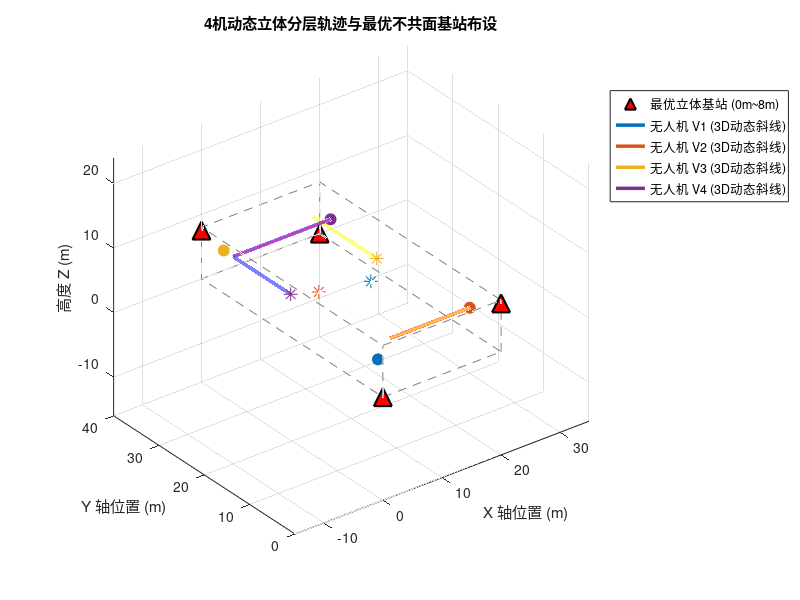

MATLAB code to generate this figure:
% =========================================================================
% generate_data_3D.m (CMLKF 几何最优化版)
% 3D多车(无人机行为) UWB/IMU 协同定位仿真数据生成脚本
% 空间范围：20m x 40m x 8m (高度严格控制在 2m ~ 7m)
% 优化重点：重构基站最大立体非对称拓扑，以及无人机群多高度层动态斜线协同轨迹
% =========================================================================
clc; clear; close all;

%% 1. 全局参数设置与保存路径
dt_imu = 0.01;              % IMU 采样时间 100Hz (0.01s)
dt_uwb = 0.1;               % UWB 采样时间 10Hz (0.1s)
t_end = 300;                % 运行时间 300秒
N_steps = round(t_end / dt_imu) + 1; % 30001 个采样点
Vehicle_num = 4;            % 车辆数量
Anchor_num = 4;             % 基站数量

% 【黄金布局优化】：基站高度在 0~8m 范围内实现非对称立体最大化错落
% 打破任何局部的共面奇异，使得 GDOP 在 3D 空间内各向同性
anchors = [ 0,  0, 0;     % 角落 1：极低位
           20,  0, 7.5;     % 角落 2：极高位
           20, 40, 0;     % 角落 3：中低位
            0, 40, 7.5];    % 角落 4：中高位

% 保存路径
save_dir = 'E:\SE3_MLKF\Data'; 
trajectories_mat_name = sprintf('Trj_data_Veh%d_Anc%d_3D_1.mat', Vehicle_num, Anchor_num);
   
% 噪声参数
IMU_noise_params.sigma_na = 0.03;      
IMU_noise_params.sigma_nw = 0.003;     
IMU_noise_params.sigma_ba = 0.001;     
IMU_noise_params.sigma_bw = 0.0001;    
UWB_noise_params.sigma_anc = 0.3;     
UWB_noise_params.sigma_rel = 0.3;  

%% 2. 独立车辆动力学规划 (3秒平滑原地转弯 + 持续三维斜线飞行)
% 初始状态规划：[X, Y, Z, 初始速率, 初始航向角]
% 高度均限制在 2m ~ 7m 范围内，各自占据不同的起始高度层
init_configs = [
    3,   5,  2.5,  0.10,  0;      % V1: 低空层(2.5m)， 偏南，朝东，后续北转
   17,   3,  6.5,  0.10,  pi;     % V2: 高空层(6.5m)， 偏南，朝西，后续北转
    3,  39,  3.8,  0.10,  0;      % V3: 中低层(3.8m)， 偏北，朝东，后续南转
   18,  35,  5.2,  0.10,  pi;     % V4: 中高层(5.2m)， 偏北，朝西，后续南转
];

trajectories = struct();
for n = 1:Vehicle_num
    v_name = sprintf('V%d', n);
    cfg = init_configs(n, :);
    
    P_true = zeros(N_steps, 3);
    V_true = zeros(N_steps, 3);
    A_true = zeros(N_steps, 3);
    Theta_true = zeros(N_steps, 1);
    
    % 初始条件
    P_true(1, :) = cfg(1:3);
    v_mag = cfg(4);
    th_curr = cfg(5);
    V_true(1, :) = [v_mag * cos(th_curr), v_mag * sin(th_curr), 0];
    Theta_true(1) = th_curr;
    
    % 计算转弯过渡段的时间窗
    t_turn_start = 120 + (n-1)*15; % 错开转弯时间：V1:120s, V2:135s, V3:150s, V4:165s
    t_turn_end = t_turn_start + 3;
    
    for k = 2:N_steps
        t = (k-1) * dt_imu;
        a_curr = [0; 0; 0]; % 默认 Z 轴加速度全程为 0
        th_curr = Theta_true(k-1);
        
        switch n
            case 1  % V1: 高度恒定 2.5m。东行巡航 -> 120s时原地左转 -> 向北巡航
                if t < t_turn_start
                    th_curr = 0; a_curr = [0; 0; 0];
                elseif t >= t_turn_start && t <= t_turn_end
                    a_curr = [0; 0; 0]; V_true(k-1, 1:2) = 0; % 原地转弯，水平速度置零
                    th_curr = 0 + (pi/2)/3 * (t - t_turn_start); % 3秒平滑左转90度(朝北)
                elseif t > t_turn_end && t <= t_turn_end + 10
                    th_curr = pi/2; a_curr = [0; 0.01; 0]; % 转弯后水平加速 10s 恢复航速
                else
                    th_curr = pi/2; a_curr = [0; 0; 0];    % 匀速北行
                end
                
            case 2  % V2: 高度恒定 6.5m。西行巡航 -> 135s时原地右转 -> 向北巡航
                if t < t_turn_start
                    th_curr = pi; a_curr = [0; 0; 0];
                elseif t >= t_turn_start && t <= t_turn_end
                    a_curr = [0; 0; 0]; V_true(k-1, 1:2) = 0;
                    th_curr = pi - (pi/2)/3 * (t - t_turn_start); % 3秒平滑右转90度(朝北)
                elseif t > t_turn_end && t <= t_turn_end + 10
                    th_curr = pi/2; a_curr = [0; 0.01; 0]; % 转弯后水平加速 10s
                else
                    th_curr = pi/2; a_curr = [0; 0; 0];
                end
                
            case 3  % V3: 高度恒定 3.8m。东行巡航 -> 150s时原地右转 -> 向南巡航
                if t < t_turn_start
                    th_curr = 0; a_curr = [0; 0; 0];
                elseif t >= t_turn_start && t <= t_turn_end
                    a_curr = [0; 0; 0]; V_true(k-1, 1:2) = 0;
                    th_curr = 0 - (pi/2)/3 * (t - t_turn_start); % 3秒平滑右转90度(朝南)
                elseif t > t_turn_end && t <= t_turn_end + 10
                    th_curr = -pi/2; a_curr = [0; -0.01; 0]; % 转弯后水平加速 10s
                else
                    th_curr = -pi/2; a_curr = [0; 0; 0];
                end
                
            case 4  % V4: 高度恒定 5.2m。西行巡航 -> 165s时原地左转 -> 向南巡航
                if t < t_turn_start
                    th_curr = pi; a_curr = [0; 0; 0];
                elseif t >= t_turn_start && t <= t_turn_end
                    a_curr = [0; 0; 0]; V_true(k-1, 1:2) = 0;
                    th_curr = pi + (pi/2)/3 * (t - t_turn_start); % 3秒平滑左转90度(朝南)
                elseif t > t_turn_end && t <= t_turn_end + 10
                    th_curr = 3*pi/2; a_curr = [0; -0.01; 0]; % 转弯后水平加速 10s
                else
                    th_curr = 3*pi/2; a_curr = [0; 0; 0];
                end
        end
        
        % 严格物理积分更新
        A_true(k-1, :) = a_curr';
        V_true(k, :)   = V_true(k-1, :) + A_true(k-1, :) * dt_imu;
        P_true(k, :)   = P_true(k-1, :) + V_true(k-1, :) * dt_imu + 0.5 * A_true(k-1, :) * dt_imu^2;
        Theta_true(k)  = th_curr;
    end
    A_true(end, :) = [0, 0, 0];



    % 保存真值分量
    trajectories.(v_name).Time_true = (0:dt_imu:t_end)';
    trajectories.(v_name).X_true = P_true(:, 1);
    trajectories.(v_name).Y_true = P_true(:, 2);
    trajectories.(v_name).Z_true = P_true(:, 3);
    trajectories.(v_name).Vx_true = V_true(:, 1);
    trajectories.(v_name).Vy_true = V_true(:, 2);
    trajectories.(v_name).Vz_true = V_true(:, 3);
    trajectories.(v_name).Theta_true = Theta_true;
    
    % 旋转矩阵序列 R_true
    R_true = zeros(3, 3, N_steps);
    for k = 1:N_steps
        th = Theta_true(k);
        R_true(:, :, k) = [
            cos(th), -sin(th), 0;
            sin(th),  cos(th), 0;
            0,        0,       1
        ];
    end
    trajectories.(v_name).R_true = R_true;
end

%% 3. 生成含有零偏与白噪声的 100Hz 3D IMU 测量信号
for n = 1:Vehicle_num
    v_name = sprintf('V%d', n);
    veh = trajectories.(v_name);
    
    % 计算理想 3D 角速度
    theta_unwrapped = unwrap(veh.Theta_true);
    wz_true = gradient(theta_unwrapped, dt_imu);
    omega_body_ideal = [zeros(N_steps, 2), wz_true];
    
    % 计算理想特定力：f = R^T * (a - g)
    a_body_ideal = zeros(N_steps, 3);
    g_vec = [0; 0; -9.81];
    for k = 1:N_steps
        R_k = veh.R_true(:, :, k);
        a_world = [A_true(k, 1); A_true(k, 2); A_true(k, 3)];
        a_body_ideal(k, :) = (R_k' * (a_world - g_vec))';
    end
    
    % 模拟高保真零偏游走
    ba_init = (rand(1, 3) - 0.5) * 0.1;    
    bw_init = (rand(1, 3) - 0.5) * 0.01;
    b_a = ba_init + cumsum(randn(N_steps, 3) * IMU_noise_params.sigma_ba * sqrt(dt_imu), 1);
    b_w = bw_init + cumsum(randn(N_steps, 3) * IMU_noise_params.sigma_bw * sqrt(dt_imu), 1);
    
    % 叠加噪声
    acc_noise = randn(N_steps, 3) * IMU_noise_params.sigma_na;
    gyro_noise = randn(N_steps, 3) * IMU_noise_params.sigma_nw;
    
    acc_m = a_body_ideal + b_a + acc_noise;
    gyro_m = omega_body_ideal + b_w + gyro_noise;
    
    % 保存 IMU 数据
    trajectories.(v_name).IMU_Time = veh.Time_true;
    trajectories.(v_name).IMU_acc_m = acc_m;
    trajectories.(v_name).IMU_gyro_m = gyro_m;
    trajectories.(v_name).IMU_bias_a_true = b_a;
    trajectories.(v_name).IMU_bias_w_true = b_w;
end

%% 4. 生成 10Hz 同步 UWB 测距信号
idx_uwb = 1:10:N_steps;
t_uwb = trajectories.V1.Time_true(idx_uwb);
N_uwb = length(t_uwb);
pos_true_uwb = zeros(N_uwb, 3, Vehicle_num);
for n = 1:Vehicle_num
    v_name = sprintf('V%d', n);
    pos_true_uwb(:, 1, n) = trajectories.(v_name).X_true(idx_uwb);
    pos_true_uwb(:, 2, n) = trajectories.(v_name).Y_true(idx_uwb);
    pos_true_uwb(:, 3, n) = trajectories.(v_name).Z_true(idx_uwb);
end
for n = 1:Vehicle_num
    v_name = sprintf('V%d', n);
    
    % A. UWB 基站 3D 测距
    UWB_Anchor = zeros(N_uwb, 1 + Anchor_num);
    UWB_Anchor(:, 1) = t_uwb;
    for a_idx = 1:Anchor_num
        dx = pos_true_uwb(:, 1, n) - anchors(a_idx, 1);
        dy = pos_true_uwb(:, 2, n) - anchors(a_idx, 2);
        dz = pos_true_uwb(:, 3, n) - anchors(a_idx, 3);
        dist_true = sqrt(dx.^2 + dy.^2 + dz.^2);
        
        UWB_Anchor(:, 1 + a_idx) = dist_true + randn(N_uwb, 1) * UWB_noise_params.sigma_anc;
    end
    trajectories.(v_name).UWB_Anchor = UWB_Anchor;
    
    % B. UWB 3D 车间相对测距
    UWB_Relative = zeros(N_uwb, 1 + Vehicle_num);
    UWB_Relative(:, 1) = t_uwb;
    for j = 1:Vehicle_num
        if n == j
            UWB_Relative(:, 1 + j) = NaN;
        else
            dx = pos_true_uwb(:, 1, n) - pos_true_uwb(:, 1, j);
            dy = pos_true_uwb(:, 2, n) - pos_true_uwb(:, 2, j);
            dz = pos_true_uwb(:, 3, n) - pos_true_uwb(:, 3, j);
            dist_true = sqrt(dx.^2 + dy.^2 + dz.^2);
            
            UWB_Relative(:, 1 + j) = dist_true + randn(N_uwb, 1) * UWB_noise_params.sigma_rel;
        end
    end
    trajectories.(v_name).UWB_Relative = UWB_Relative;
end

%% 5. 轨迹可视化 (三维立体作图以确认高度不共面)
figure('Name', 'Multi-Agent 最优 3D 协同定位拓扑轨迹', 'Position', [100, 100, 850, 650]);
hold on; grid on; axis equal;
xlabel('X 轴位置 (m)'); ylabel('Y 轴位置 (m)'); zlabel('高度 Z (m)');
title('4机动态立体分层轨迹与最优不共面基站布设');

% 绘制边界立体框
line([0, 20, 20, 0, 0], [0, 0, 40, 40, 0], [0, 0, 0, 0, 0], 'Color', [0.5,0.5,0.5], 'LineStyle', '--');
line([0, 20, 20, 0, 0], [0, 0, 40, 40, 0], [8, 8, 8, 8, 8], 'Color', [0.5,0.5,0.5], 'LineStyle', '--');
for corner = [0, 20]
    for side = [0, 40]
        line([corner, corner], [side, side], [0, 8], 'Color', [0.5,0.5,0.5], 'LineStyle', '--');
    end
end

% 绘制最优不共面基站
h_anchor = plot3(anchors(:,1), anchors(:,2), anchors(:,3), '^', 'MarkerSize', 13, ...
    'MarkerFaceColor', 'r', 'MarkerEdgeColor', 'k', 'LineWidth', 1.5, 'DisplayName', '最优立体基站 (0m~8m)');

colors = lines(Vehicle_num);
h_traj = zeros(1, Vehicle_num);
for n = 1:Vehicle_num
    v_data = trajectories.(sprintf('V%d', n));
    h_traj(n) = plot3(v_data.X_true, v_data.Y_true, v_data.Z_true, 'Color', colors(n,:), 'LineWidth', 2.5, ...
        'DisplayName', sprintf('无人机 V%d (3D动态斜线)', n));
    
    % 标记起始点和终点
    plot3(v_data.X_true(1), v_data.Y_true(1), v_data.Z_true(1), 'o', 'MarkerSize', 8, 'MarkerFaceColor', colors(n,:), 'Color', colors(n,:));
    plot3(v_data.X_true(end), v_data.Y_true(end), v_data.Z_true(end), '*', 'MarkerSize', 10, 'Color', colors(n,:));
end
view(3); 
legend([h_anchor, h_traj], 'Location', 'northeastoutside');
hold off;

%% 6. 数据保存
if ~exist(save_dir, 'dir')
    mkdir(save_dir);
end
save_path = fullfile(save_dir, trajectories_mat_name);
save(save_path, 'trajectories', 'anchors', 'IMU_noise_params', 'UWB_noise_params', 'Vehicle_num', 'Anchor_num');
fprintf('CMLKF 优化版 3D 仿真数据生成成功，已保存至：%s\n', save_path);
